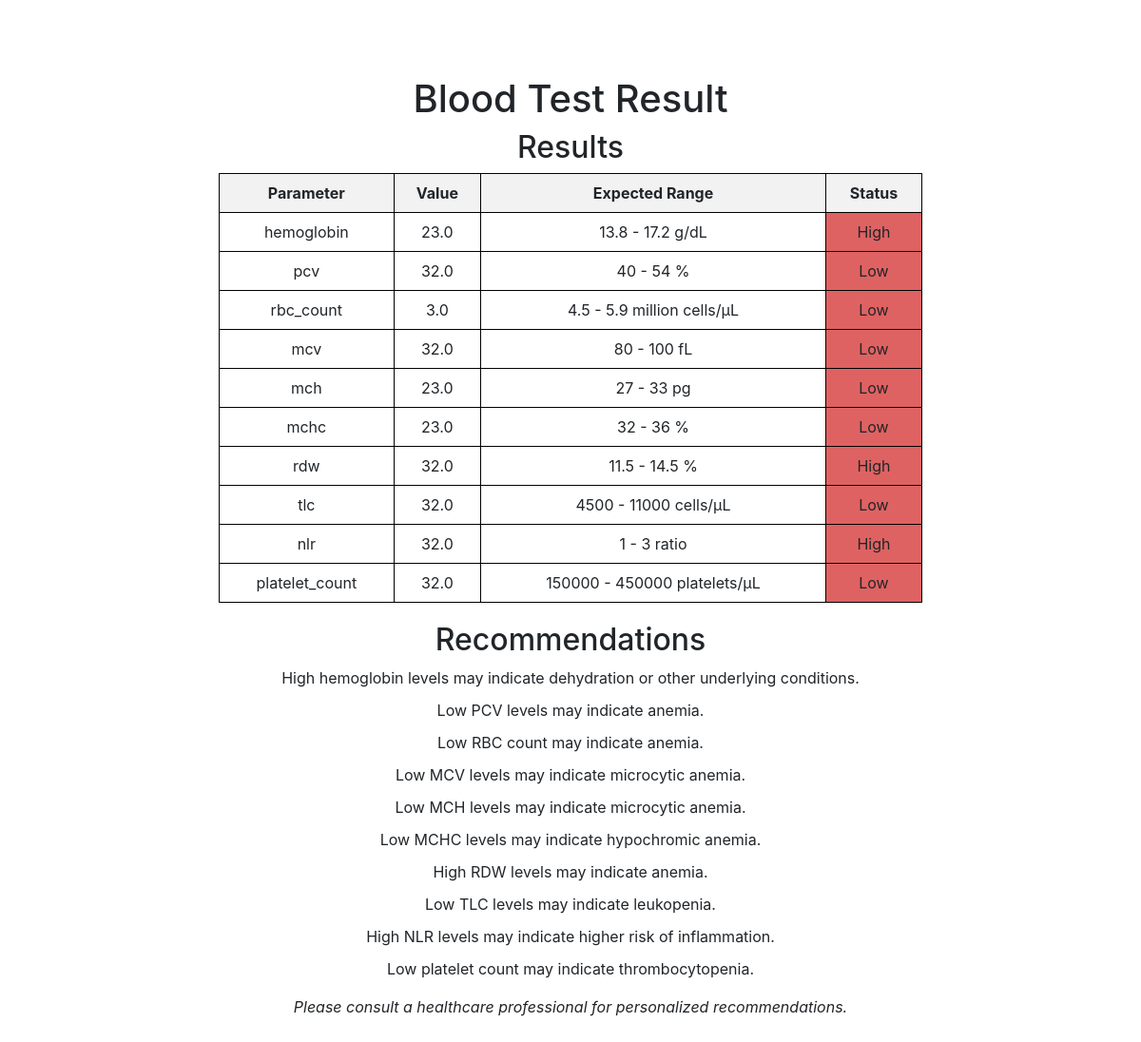
The app's page /blood_test_result (signed in) with its own data.
### tables this page shows
CREATE TABLE total_blood_count (
                        id INTEGER PRIMARY KEY,
                        username TEXT,
                        hemoglobin REAL,
                        pcv REAL,
                        rbc_count REAL,
                        mcv REAL,
                        mch REAL,
                        mchc REAL,
                        rdw REAL,
                        tlc REAL,
                        nlr REAL,
                        platelet_count REAL,
                        timestamp TIMESTAMP DEFAULT CURRENT_TIMESTAMP,
                        FOREIGN KEY (username) REFERENCES users(username)   
                    );

### app.py (the view)
@app.route('/blood_test_result')
def blood_test_result():
    if 'username' in session:
        blood_test_results = get_blood_test_result(session['username'])
        result_table = {}
        for parameter, value in blood_test_results.items():
            if value:
                normal_range = get_normal_range(parameter)
                if normal_range is not None:
                    low, high = normal_range
                    if low <= value <= high:
                        status = 'Normal'
                    elif value < low:
                        status = 'Low'
                    else:
                        status = 'High'
                else:
                    status = 'Data not given'
                result_table[parameter] = {'value': value, 'status': status, 'expected_range': normal_range}
        filtered_results = {parameter: value for parameter, value in blood_test_results.items() if value}
        recommendations = generate_recommendations(filtered_results)
        return render_template('blood_test_result.html', results=result_table, recommendations=recommendations)
    else:
        flash('You need to log in first', 'error')
        return redirect(url_for('index'))

### database.py (called while the page is built)
def get_normal_range(parameter):
    normal_ranges = {
        'hemoglobin': (13.8, 17.2),  # (lower_bound, upper_bound)
        'pcv': (40, 54),
        'rbc_count': (4.5, 5.9),
        'mcv': (80, 100),
        'mch': (27, 33),
        'mchc': (32, 36),
        'rdw': (11.5, 14.5),
        'tlc': (4500, 11000),
        'nlr': (1,3),
        'platelet_count': (150000, 450000)
    }
    return normal_ranges.get(parameter)

def get_blood_test_result(username):
    conn = sqlite3.connect('reddrop.db')
    cursor = conn.cursor()
    cursor.execute('''SELECT * FROM total_blood_count WHERE username = ? ORDER BY timestamp DESC''', (username,))
    result = cursor.fetchone()
    conn.close()
    if result:
        blood_test_results = {'hemoglobin': result[2],
            'pcv': result[3],
            'rbc_count': result[4],
            'mcv': result[5],
            'mch': result[6],
            'mchc': result[7],
            'rdw': result[8],
            'tlc': result[9],
            'nlr': result[10],
            'platelet_count': result[11]
        }
        return blood_test_results
    else:
        return None

### Templates/blood_test_result.html (shortened to what this page needs)
<!DOCTYPE html>
<html lang="en">
<head>
    <link href="https://stackpath.bootstrapcdn.com/bootstrap/4.5.2/css/bootstrap.min.css" rel="stylesheet">
</head>
<body>
    <div class="container">
        <h1>Blood Test Result</h1>
        <h2>Results</h2>
        <table>
            <tr>
                <th>Parameter</th>
                <th>Value</th>
                <th>Expected Range</th>
                <th>Status</th>
            </tr>
            {% for key, data in results.items() %}
            <tr>
                <td>{{ key }}</td>
                <td>{{ data['value'] }}</td>
                <td>
                    {% if data['expected_range'] %}
                        {{ data['expected_range'][0] }} - {{ data['expected_range'][1] }}
                        {% if key == 'hemoglobin' %}
                            g/dL
                        {% elif key == 'pcv' %}
                            %
                        {% elif key == 'rbc_count' %}
                            million cells/μL
                        {% elif key == 'mcv' %}
                            fL
                        {% elif key == 'mch' %}
                            pg
                        {% elif key == 'mchc' %}
                            %
                        {% elif key == 'rdw' %}
                            %
                        {% elif key == 'tlc' %}
                            cells/μL
                        {% elif key == 'nlr' %}
                            ratio
                        {% elif key == 'platelet_count' %}
                            platelets/μL
                        {% endif %}
                    {% else %}
                        -
                    {% endif %}
                </td>
                {% if data['status'] == 'High' %}
                <td class="high">{{ data['status'] }}</td>
                {% elif data['status'] == 'Low' %}
                <td class="low">{{ data['status'] }}</td>
                {% else %}
                <td class="normal">{{ data['status'] }}</td>
                {% endif %}
            </tr>
            {% endfor %}
        </table>
        <h2>Recommendations</h2>
        <ul>
            {% for recommendation in recommendations %}
            <li class="recommendation">{{ recommendation }}</li>
            {% endfor %}
        </ul>
        <p class="healthcare">Please consult a healthcare professional for personalized recommendations.</p>
    </div>
</body>
</html>

### Templates/blood_test_result.html (style rules this page uses)
body { background-image: url('https://img.freepik.com/free-photo/heart-shape-stethoscope-medical-subjects_23-2150254029.jpg'); background-size: cover; background-repeat: no-repeat; background-attachment: fixed; padding: 50px 0; }
.container { background-color: rgba(255, 255, 255, 0.8); padding: 30px; border-radius: 10px; max-width: 800px; margin: 0 auto; }
h1, h2 { text-align: center; }
table { width: 100%; border-collapse: collapse; margin-bottom: 20px; }
th, td { border: 1px solid black; padding: 8px; text-align: center; }
th { background-color: #f2f2f2; }
.high { background-color: #df6262; }
.low { background-color: #df6262; }
ul { list-style-type: none; padding-left: 0; }
.recommendation { margin-bottom: 10px; text-align: center; }
.healthcare { font-style: italic; text-align: center; }

### records on screen
total_blood_count: value "23.0" "32.0" "3.0" "32.0" "23.0" "23.0" "32.0" "32.0" "32.0" "32.0"

### other values on screen
{{ key }} "hemoglobin" "pcv" "rbc_count" "mcv" "mch" "mchc" "rdw" "tlc" "nlr" "platelet_count"
{{ data['expected_range'][0] }} "13.8" "40" "4.5" "80" "27" "32" "11.5" "4500" "1" "150000"
{{ data['expected_range'][1] }} "17.2" "54" "5.9" "100" "33" "36" "14.5" "11000" "3" "450000"
{{ data['status'] }} "High" "High" "High"
{{ data['status'] }} "Low" "Low" "Low" "Low" "Low" "Low" "Low"
{{ recommendation }} "High hemoglobin levels may indicate dehydration or other underlying conditions." "Low PCV levels may indicate anemia." "Low RBC count may indicate anemia." "Low MCV levels may indicate microcytic anemia." "Low MCH levels may indicate microcytic anemia." "Low MCHC levels may indicate hypochromic anemia." "High RDW levels may indicate anemia." "Low TLC levels may indicate leukopenia." "High NLR levels may indicate higher risk of inflammation." "Low platelet count may indicate thrombocytopenia."
